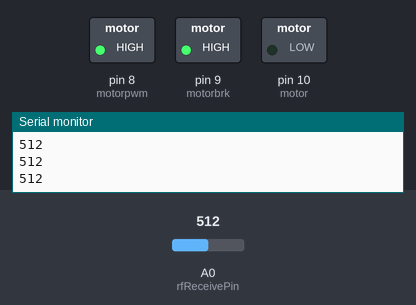
Bench run of a sketch on a simulated Arduino Uno, built with avr-gcc and run on an emulated ATmega328P. Shown: switched loads named in the sketch (green lamp = pin HIGH), the last lines printed to the serial monitor. The inputs (shaded band) are chosen by the test bench; at power-on: A0 (rfReceivePin) = 512.

Above: at 1.2 s.
1.3 s: A0 (rfReceivePin) set to 984
2.8 s: A0 (rfReceivePin) set to 1011
At 3.1 s:
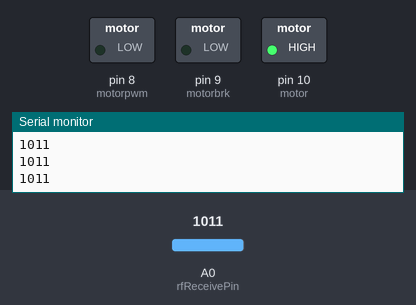
4.3 s: A0 (rfReceivePin) set to 990
At 5.4 s:
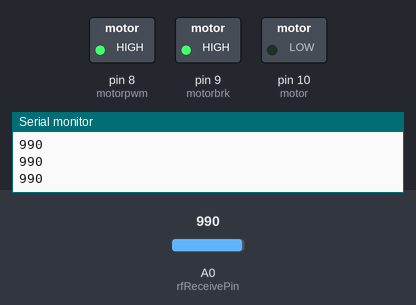
5.8 s: A0 (rfReceivePin) set to 1010
At 6.6 s:
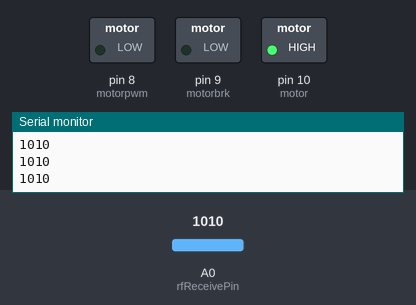
Timing chart, 0 to 8.3 s (numbered marks = the images above; inputs shaded):
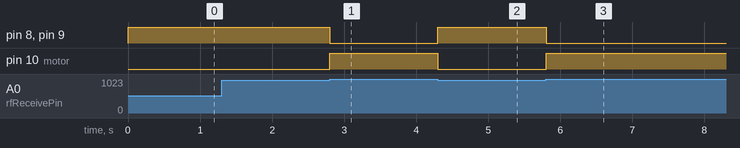

The sketch:

recever_4_jan.ino
```cpp
 int rfReceivePin= A0;  //RF Receiver pin = Analog pin 0
 int motorpwm =8;
 int motorbrk=9;
 int motor=10;

 unsigned int data = 0;
const unsigned int lowerThreshold = 600; // variable used to store received data
 const unsigned int upperThreshold = 1000;  //upper threshold value

 void setup(){
   pinMode(motorpwm, OUTPUT);
   pinMode(motorbrk, OUTPUT);
   pinMode(motor, OUTPUT);
   Serial.begin(9600);
 }
 void loop(){
   data=analogRead(rfReceivePin);    //listen for data on Analog pin 0

    if(data>upperThreshold){
     digitalWrite(motorpwm, LOW);
     digitalWrite(motorbrk, LOW);
     digitalWrite(motor, HIGH);

     Serial.println(data);
   }
   if(data<upperThreshold){
     digitalWrite(motorpwm, HIGH);
     digitalWrite(motorbrk, HIGH);
     digitalWrite(motor, LOW);
     Serial.println(data);
   }

 }
```

Measured:
- the behaviour switches between 1000 and 1001 on A0 (rfReceivePin) (found by bisection; images 0 and 1)
- after the input at 2.8 s, pin 8 (motorpwm), pin 9 (motorbrk): HIGH → LOW at once; pin 10 (motor): LOW → HIGH at once
- after the input at 4.3 s, pin 8 (motorpwm), pin 9 (motorbrk): LOW → HIGH at once; pin 10 (motor): HIGH → LOW at once
- after the input at 5.8 s, pin 8 (motorpwm), pin 9 (motorbrk): HIGH → LOW at once; pin 10 (motor): LOW → HIGH at once
